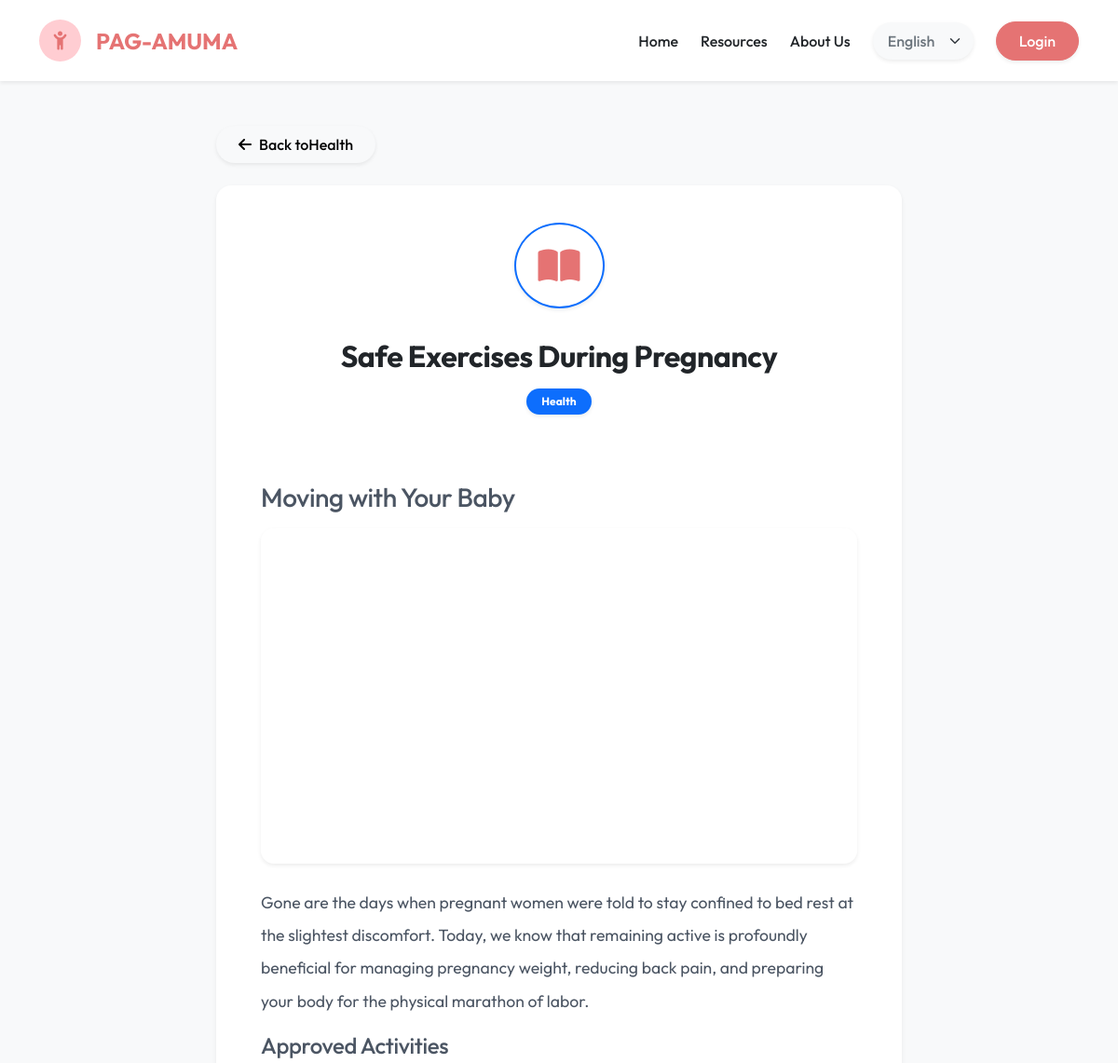
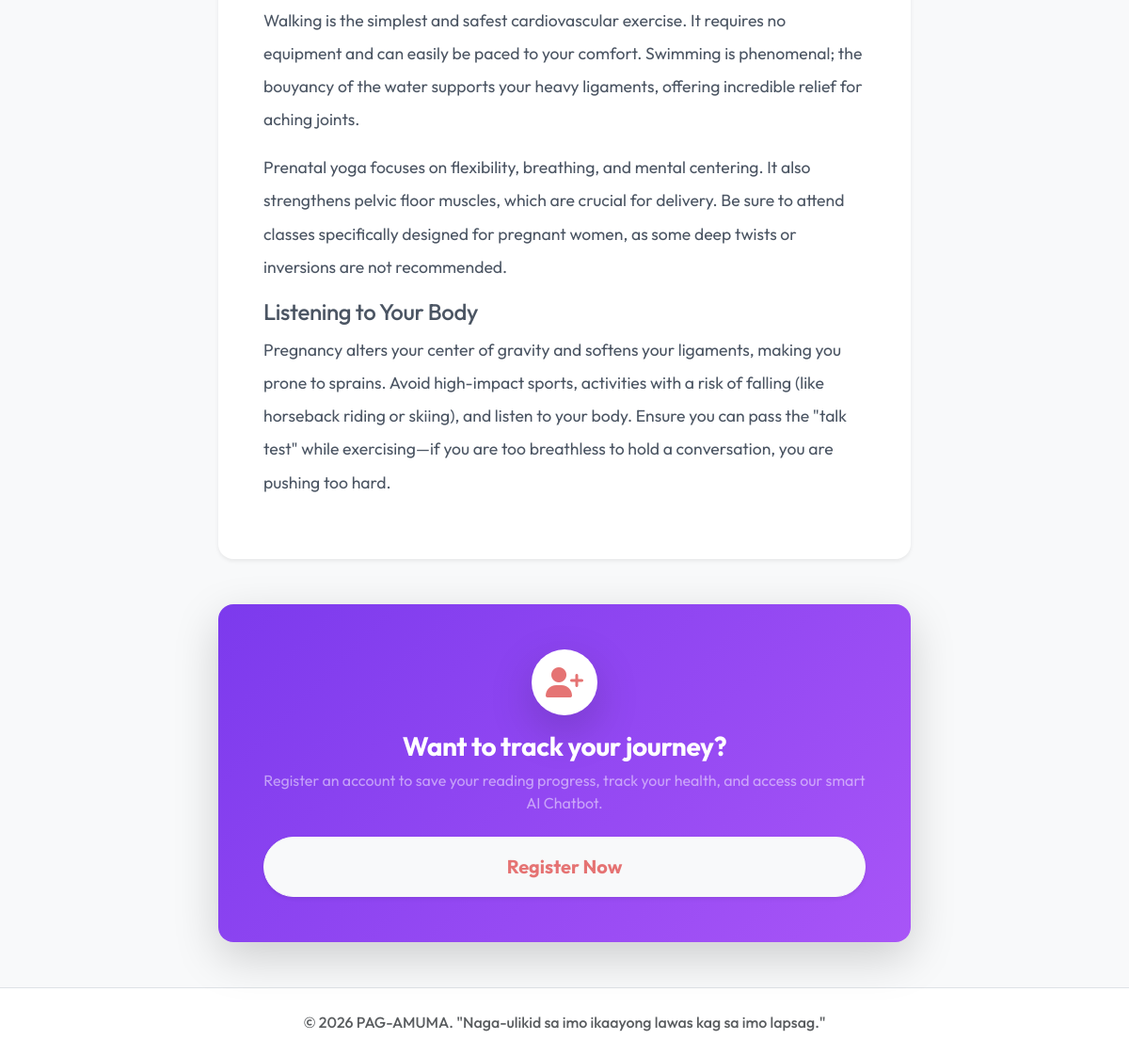
Screenshot of /guest_read.php?id=3 with the database file from the repository (2 pictures, top to bottom).
### tables this page shows
CREATE TABLE IF NOT EXISTS `educational_modules` (
  `id` INT AUTO_INCREMENT PRIMARY KEY,
  `category` ENUM('health', 'parenting', 'emotional') NOT NULL,
  `title_en` VARCHAR(255) NOT NULL,
  `title_hil` VARCHAR(255) NOT NULL,
  `title_tl` VARCHAR(255) NOT NULL,
  `content_en` MEDIUMTEXT NOT NULL,
  `content_hil` MEDIUMTEXT NOT NULL,
  `content_tl` MEDIUMTEXT NOT NULL,
  `created_at` TIMESTAMP DEFAULT CURRENT_TIMESTAMP
);

### guest_read.php (the view, shortened to what this page needs)
<?php
require_once 'config/db.php';
$article_id = $_GET['id'] ?? 0;
$stmt = $pdo->prepare("SELECT * FROM educational_modules WHERE id = ?");
$stmt->execute([$article_id]);
$article = $stmt->fetch();
?>
<!DOCTYPE html>
<html lang="en">
<head>
    <link href="https://cdn.jsdelivr.net/npm/bootstrap@5.3.2/dist/css/bootstrap.min.css" rel="stylesheet">
    <link rel="stylesheet" href="assets/css/style.css">
    <link rel="stylesheet" href="https://cdnjs.cloudflare.com/ajax/libs/font-awesome/6.4.0/css/all.min.css">
</head>
<body class="bg-light">
    <nav class="navbar navbar-expand-lg navbar-light bg-white py-3 shadow-sm sticky-top">
        <div class="container">
            <a class="navbar-brand d-flex align-items-center" href="index.php">
                <div class="logo-circle-mobile me-3 d-flex align-items-center justify-content-center" style="width:45px;height:45px;background-color:var(--primary-light);border-radius:50%;">
                    <i class="fa-solid fa-child-reaching text-primary fs-5"></i>
                </div>
                <span class="fw-bold text-primary fs-4">PAG-AMUMA</span>
            </a>
            <div class="collapse navbar-collapse" id="navbarNav">
                <ul class="navbar-nav ms-auto align-items-center mt-3 mt-lg-0">
                    <li class="nav-item me-lg-4 mb-2 mb-lg-0">
                        <a class="nav-link fw-medium text-dark px-0 hover-primary" href="index.php" data-i18n="nav_home">Home</a>
                    </li>
                    <li class="nav-item me-lg-4 mb-2 mb-lg-0">
                        <a class="nav-link fw-medium text-dark px-0 hover-primary" href="index.php#resources" data-i18n="nav_resources">Resources</a>
                    </li>
                    <li class="nav-item me-lg-4 mb-2 mb-lg-0">
                        <a class="nav-link fw-medium text-dark px-0 hover-primary" href="index.php#about" data-i18n="nav_about">About Us</a>
                    </li>
                    <li class="nav-item me-lg-4 mb-3 mb-lg-0">
                        <select class="form-select border-0 bg-light text-secondary fw-medium shadow-sm py-2 px-3 rounded-pill" id="languageSelector">
                            <option value="en">English</option>
                        </select>
                    </li>
                    <li class="nav-item">
                        <a class="btn btn-primary px-4 py-2 rounded-pill fw-medium shadow-sm w-100" href="login.php" data-i18n="nav_login_btn">Login</a>
                    </li>
                </ul>
            </div>
        </div>
    </nav>
    <div class="container py-5 min-vh-100">
        <div class="row justify-content-center">
            <div class="col-lg-8">
                <a href="guest_modules.php?category=<?= htmlspecialchars($article['category']) ?>" class="btn btn-light rounded-pill mb-4 shadow-sm fw-medium border-0 px-4 py-2 d-inline-flex align-items-center"><i class="fa-solid fa-arrow-left me-2"></i> <span data-i18n="back_to">Back to</span> <?= ucfirst($article['category']) ?></a>
                <div class="card border-0 shadow-sm rounded-4 overflow-hidden mb-5 bg-white">
                    <div class="bg-primary-light p-4 text-center">
                        <i class="fa-solid fa-book-open fs-1 text-primary border border-2 border-primary rounded-circle p-4 bg-white shadow-sm my-3"></i>
                        <h2 class="fw-bold text-dark mt-3 mb-2 px-3">
                            <span class="lang-en"><?= htmlspecialchars($article['title_en']) ?></span>
                        </h2>
                        <span class="badge bg-primary text-white px-3 py-2 rounded-pill shadow-sm mt-2"><?= ucfirst($article['category']) ?></span>
                    </div>
                    <div class="card-body p-4 p-md-5">
                        <div class="reading-content lh-lg" style="font-size: 1.1rem; color: #4B5563;">
                            <div class="lang-en"><?= $article['content_en'] ?></div>
                        </div>
                    </div>
                </div>
                <div class="card border-0 shadow-lg rounded-4 p-5 text-center mt-4" style="background: linear-gradient(135deg, #7c3aed, #a855f7);">
                    <div class="bg-white text-primary rounded-circle d-flex align-items-center justify-content-center mx-auto mb-3 shadow-lg" style="width: 70px; height: 70px;">
                        <i class="fa-solid fa-user-plus fs-2"></i>
                    </div>
                    <h3 class="fw-bold text-white mb-2">Want to track your journey?</h3>
                    <p class="text-white-50 mb-4">Register an account to save your reading progress, track your health, and access our smart AI Chatbot.</p>
                    <a href="register.php" class="btn btn-light btn-lg rounded-pill fw-bold text-primary shadow-sm px-5 py-3">Register Now</a>
                </div>
            </div>
        </div>
    </div>
    <footer class="bg-white py-4 border-top mt-auto">
        <div class="container text-center">
            <p class="text-muted mb-0 fw-medium">&copy; 2026 PAG-AMUMA. "Naga-ulikid sa imo ikaayong lawas kag sa imo lapsag."</p>
        </div>
    </footer>
</body>
</html>

### assets/css/style.css (style rules this page uses)
:root { --primary-color: #e57373; --primary-hover: #ef5350; --primary-light: #ffcdd2; --primary-soft: #fff5f5; --secondary-color: #ffb74d; --accent-purple: #7c3aed; --accent-teal: #0d9488; --text-dark: #1e293b; --text-muted: #64748b; --bg-light: #f8fafc; --white: #ffffff; --border-subtle: rgba(0, 0, 0, 0.06); --shadow-sm: 0 2px 8px rgba(0,0,0,0.04); --shadow-md: 0 8px 24px -4px rgba(0,0,0,0.06); --shadow-lg: 0 16px 36px -6px rgba(229, 115, 115, 0.18), 0 6px 16px -2px rgba(0,0,0,0.04); }
html { scroll-behavior: smooth; }
body { font-family: 'Outfit', sans-serif; background-color: var(--bg-light); color: var(--text-dark); -webkit-font-smoothing: antialiased; }
h1, h2, h3, h4, h5, h6, .display-3, .display-4, .display-5, .display-6 { text-wrap: balance; letter-spacing: -0.015em; }
.logo-circle-mobile { width: 70px; height: 70px; background-color: var(--primary-light); border-radius: 50%; display: flex; align-items: center; justify-content: center; }
.btn-primary { background-color: var(--primary-color); border-color: var(--primary-color); transition: all 0.3s ease; box-shadow: 0 4px 15px rgba(229, 115, 115, 0.3); border-radius: 8px; }
.text-primary { color: var(--primary-color) !important; }

### rows the page displays
educational_modules: category "Health", title_en "Safe Exercises During Pregnancy", content_en "Moving with Your Baby Gone are the days when pregnant women were told to stay confined to bed rest at the slightest discomfort. Today, we know that remaining active is profoundly beneficial for managing pregnancy weight, reducing back pain, and preparing your body for the physical marathon of labor. Approved Activities Walking is the simplest and safest cardiovascular exercise. It requires no equipment and can easily be paced to your comfort. Swimming is phenomenal; the bouyancy of the water supports your heavy ligaments, offering incredible relief for aching joints. Prenatal yoga focuses on flexibility, breathing, and mental centering. It also strengthens pelvic floor muscles, which are…"
